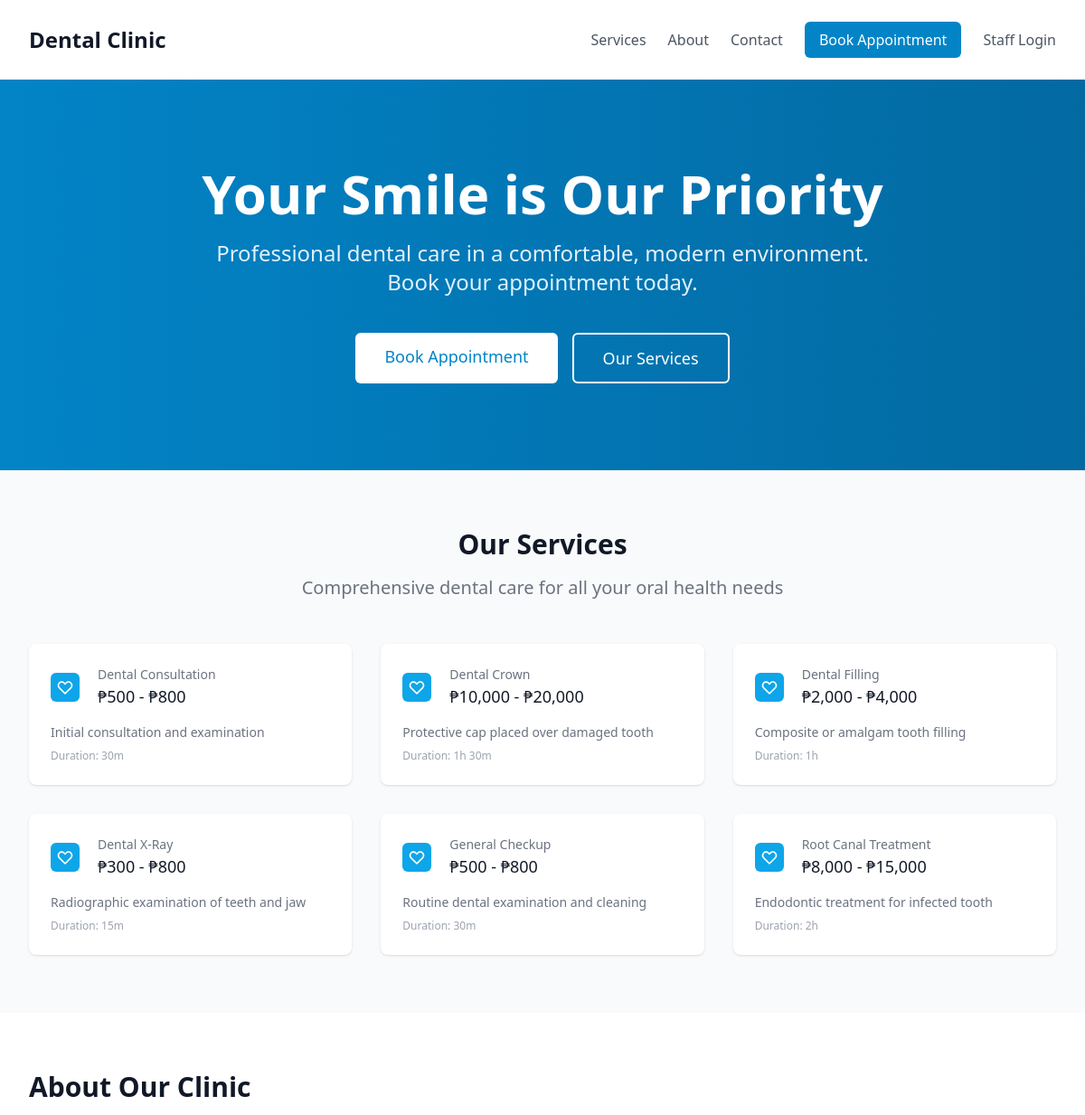
/ (upper part), run on an earlier commit of the app's database.
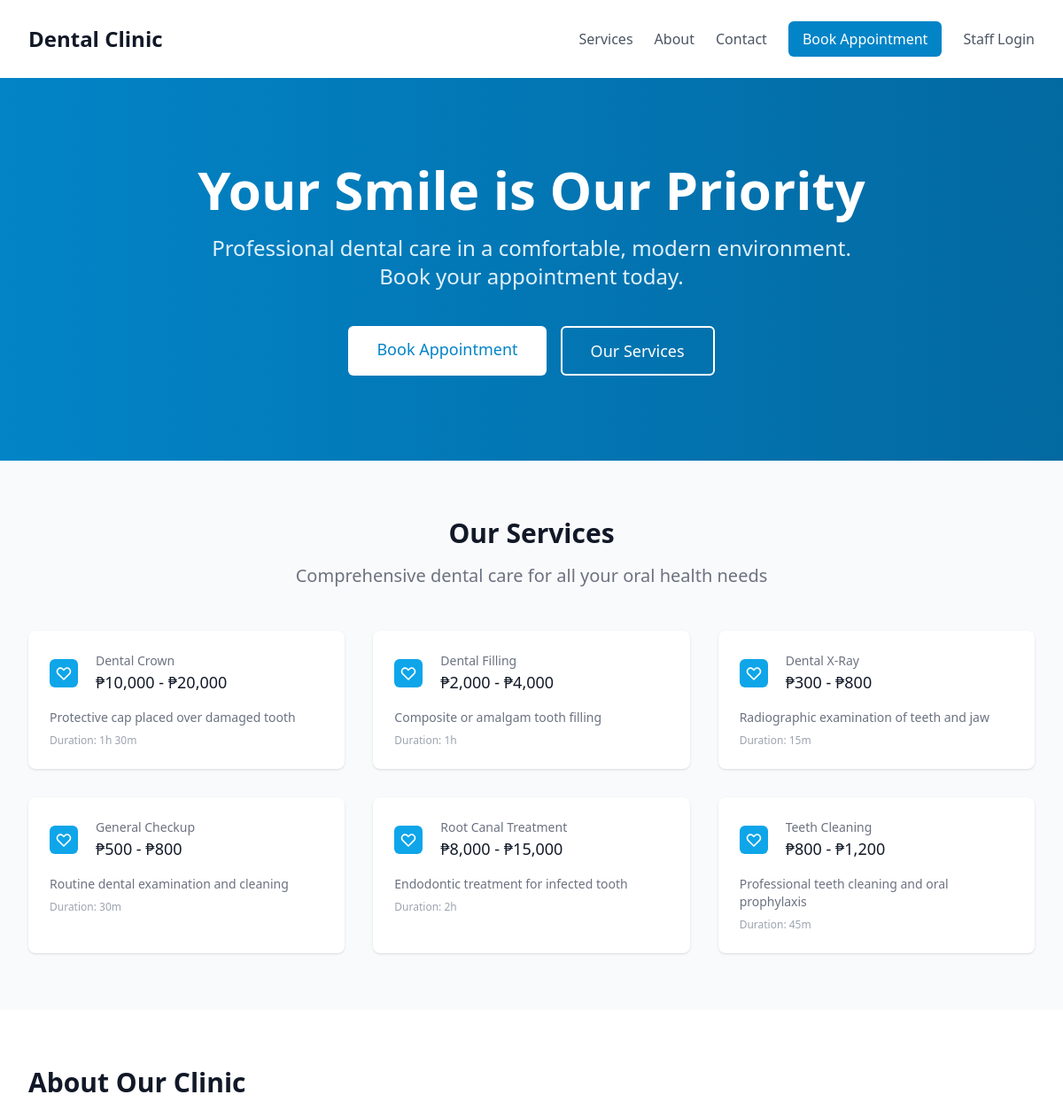
And on a later commit of the database.
### services/models.py (models this page shows, shortened)
class Service(models.Model):
    name = models.CharField(max_length=200)
    description = models.TextField(blank=True)
    duration_minutes = models.PositiveIntegerField(
        default=30,
        help_text="Duration of the service in minutes"
    )
    min_price = models.DecimalField(
        max_digits=10,
        decimal_places=2,
        help_text="Minimum price for this service"
    )
    max_price = models.DecimalField(
        max_digits=10,
        decimal_places=2,
        help_text="Maximum price for this service"
    )
    is_archived = models.BooleanField(default=False)
    created_at = models.DateTimeField(auto_now_add=True)
    updated_at = models.DateTimeField(auto_now=True)
    class Meta:
        ordering = ['name']
    @property
    def price_range_display(self):
        if self.min_price == self.max_price:
            return f"₱{self.min_price:,.0f}"
        return f"₱{self.min_price:,.0f} - ₱{self.max_price:,.0f}"
    @property
    def duration_display(self):
        hours = self.duration_minutes // 60
        minutes = self.duration_minutes % 60
        if hours > 0:
            return f"{hours}h {minutes}m" if minutes > 0 else f"{hours}h"
        return f"{minutes}m"

### core/views.py (the view)
# urls.py: path('', views.HomeView.as_view(), name='home'),
class HomeView(TemplateView):
    template_name = 'core/home.html'
    def get_context_data(self, **kwargs):
        context = super().get_context_data(**kwargs)
        context['services'] = Service.objects.filter(is_archived=False)[:6]
        context['dentists'] = User.objects.filter(is_active_dentist=True)
        return context

### templates/core/home.html (shortened to what the changed rows need)
<!DOCTYPE html>
<html lang="en">
<head>
    <script src="https://cdn.tailwindcss.com"></script>
</head>
<body class="bg-white">
    <header class="bg-white shadow-sm">
        <div class="max-w-7xl mx-auto px-4 sm:px-6 lg:px-8">
            <div class="flex justify-between items-center py-6">
                <div class="flex items-center">
                    <h1 class="text-2xl font-bold text-gray-900">Dental Clinic</h1>
                </div>
            </div>
        </div>
    </header>
    <section class="bg-gradient-to-r from-primary-600 to-primary-700">
        <div class="max-w-7xl mx-auto px-4 sm:px-6 lg:px-8 py-24">
            <div class="text-center">
                <h1 class="text-4xl font-extrabold text-white sm:text-5xl md:text-6xl">
                    Your Smile is Our Priority
                </h1>
            </div>
        </div>
    </section>
    <section id="services" class="py-16 bg-gray-50">
        <div class="max-w-7xl mx-auto px-4 sm:px-6 lg:px-8">
            <div class="text-center">
                <h2 class="text-3xl font-extrabold text-gray-900">Our Services</h2>
            </div>
            <div class="mt-12 grid grid-cols-1 gap-8 sm:grid-cols-2 lg:grid-cols-3">
                {% for service in services %}
                <div class="bg-white overflow-hidden shadow rounded-lg">
                    <div class="p-6">
                        <div class="flex items-center">
                            <div class="flex-shrink-0">
                                <div class="h-8 w-8 bg-primary-500 rounded-md flex items-center justify-center">
                                    <svg class="h-5 w-5 text-white" fill="none" stroke="currentColor" viewBox="0 0 24 24">
                                        <path stroke-linecap="round" stroke-linejoin="round" stroke-width="2" d="M4.318 6.318a4.5 4.5 0 000 6.364L12 20.364l7.682-7.682a4.5 4.5 0 00-6.364-6.364L12 7.636l-1.318-1.318a4.5 4.5 0 00-6.364 0z"></path>
                                    </svg>
                                </div>
                            </div>
                            <div class="ml-5 w-0 flex-1">
                                <dl>
                                    <dt class="text-sm font-medium text-gray-500 truncate">{{ service.name }}</dt>
                                    <dd class="text-lg font-medium text-gray-900">{{ service.price_range_display }}</dd>
                                </dl>
                            </div>
                        </div>
                        <div class="mt-4">
                            <p class="text-sm text-gray-500">{{ service.description }}</p>
                            <p class="mt-2 text-xs text-gray-400">Duration: {{ service.duration_display }}</p>
                        </div>
                    </div>
                </div>
                {% empty %}
                <div class="col-span-3 text-center py-8">
                    <p class="text-gray-500">Services information will be available soon.</p>
                </div>
                {% endfor %}
            </div>
        </div>
    </section>
    <section id="about" class="py-16">
        <div class="max-w-7xl mx-auto px-4 sm:px-6 lg:px-8">
            <div class="lg:grid lg:grid-cols-2 lg:gap-8 lg:items-center">
                <div>
                    <h2 class="text-3xl font-extrabold text-gray-900">About Our Clinic</h2>
                </div>
            </div>
        </div>
    </section>
</body>
</html>

What changed in the data, as far as the page shows it:
no longer on this page (row edited): Service: name "Dental Consultation", price_range_display "₱500 - ₱800", description "Initial consultation and examination", duration_display "30m"
now on this page (row unchanged): Service: name "Teeth Cleaning", price_range_display "₱800 - ₱1,200", description "Professional teeth cleaning and oral prophylaxis", duration_display "45m"
